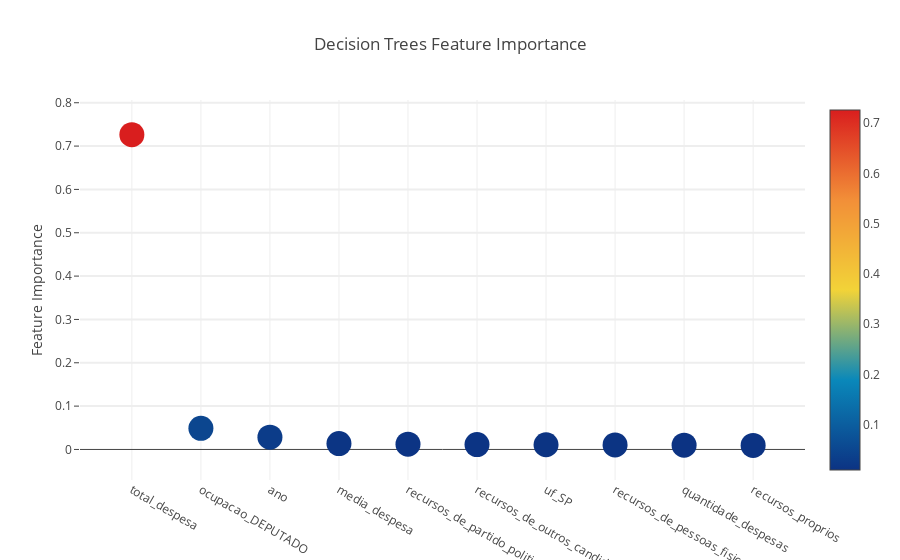
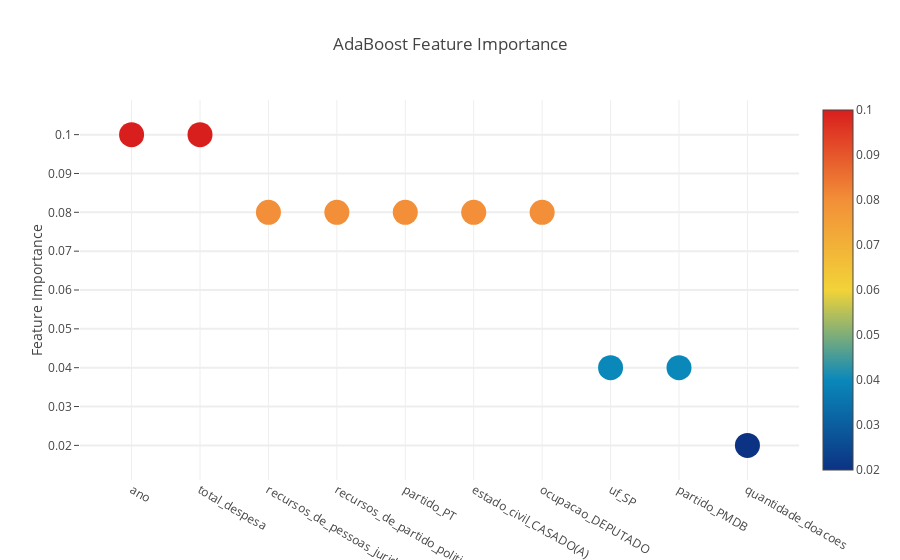
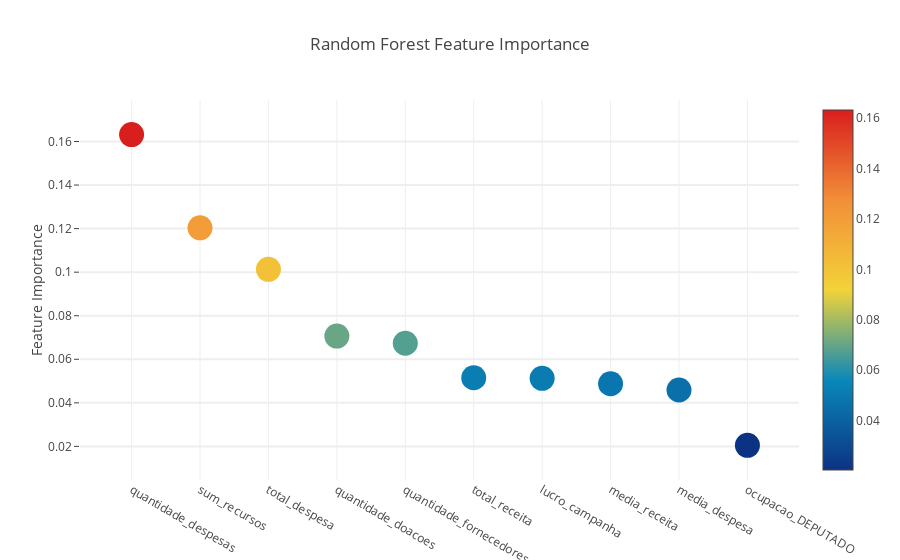
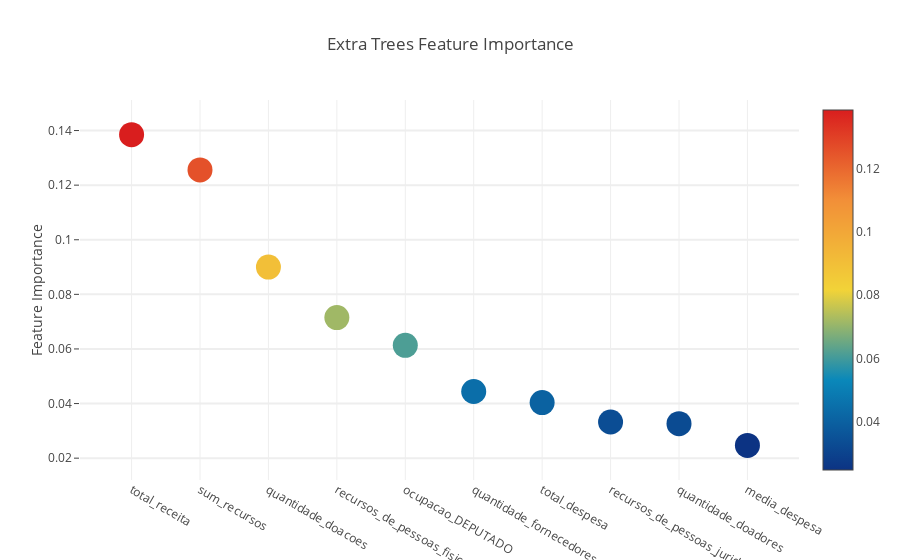

The cell these charts' notebook holds for them, in order:
### Markdown cell above
#### Decision Trees, AdaBoost, Random Forest Classifier e Extra Trees Classifier

### Code cell
dt_clf = dt.get_clf() 
ad_clf = ad.get_clf() 
rf_clf = rf.get_clf() 
et_clf = et.get_clf() 

models = [(dt_clf, ModelsNames.DT), (ad_clf, ModelsNames.ADA), (rf_clf, ModelsNames.RF), (et_clf, ModelsNames.ET)]

for model, model_name in models:
    plot_feature_importances(model, model_name)

### Figure 1 — Plotly figure (JSON) as saved in the notebook; plotly's stock layout.template omitted (floating-point values rounded to 4 significant figures)
{"data": [{"marker": {"cauto": true, "cmax": 0.7264, "cmin": 0.009436, "color": [0.7264, 0.04879, 0.02833, 0.01366, 0.0122, 0.01129, 0.01095, 0.01056, 0.009963, 0.009436], "colorscale": "Portland", "showscale": true, "size": 25, "sizemode": "diameter", "sizeref": 1}, "mode": "markers", "text": ["total_despesa", "ocupacao_DEPUTADO", "ano", "media_despesa", "recursos_de_partido_politico", "recursos_de_outros_candidatos.comites", "uf_SP", "recursos_de_pessoas_fisicas", "quantidade_despesas", "recursos_proprios"], "type": "scatter", "uid": "a500a850-8dcb-4d70-a1e7-ca7c8d6113dc", "x": ["total_despesa", "ocupacao_DEPUTADO", "ano", "media_despesa", "recursos_de_partido_politico", "recursos_de_outros_candidatos.comites", "uf_SP", "recursos_de_pessoas_fisicas", "quantidade_despesas", "recursos_proprios"], "y": [0.7264, 0.04879, 0.02833, 0.01366, 0.0122, 0.01129, 0.01095, 0.01056, 0.009963, 0.009436]}], "layout": {"autosize": true, "hovermode": "closest", "showlegend": false, "title": "Decision Trees Feature Importance", "xaxis": {"autorange": true, "range": [-0.6276, 9.628], "type": "category"}, "yaxis": {"autorange": true, "gridwidth": 2, "range": [-0.08918, 0.8251], "ticklen": 5, "title": "Feature Importance", "type": "linear"}}}

### Figure 2 — Plotly figure (JSON) as saved in the notebook; plotly's stock layout.template omitted (floating-point values rounded to 4 significant figures)
{"data": [{"marker": {"cauto": true, "cmax": 0.1, "cmin": 0.02, "color": [0.1, 0.1, 0.08, 0.08, 0.08, 0.08, 0.08, 0.04, 0.04, 0.02], "colorscale": "Portland", "showscale": true, "size": 25, "sizemode": "diameter", "sizeref": 1}, "mode": "markers", "text": ["ano", "total_despesa", "recursos_de_pessoas_juridicas", "recursos_de_partido_politico", "partido_PT", "estado_civil_CASADO(A)", "ocupacao_DEPUTADO", "uf_SP", "partido_PMDB", "quantidade_doacoes"], "type": "scatter", "uid": "b85167f9-8803-41e2-9aa3-ca02c2f3fa39", "x": ["ano", "total_despesa", "recursos_de_pessoas_juridicas", "recursos_de_partido_politico", "partido_PT", "estado_civil_CASADO(A)", "ocupacao_DEPUTADO", "uf_SP", "partido_PMDB", "quantidade_doacoes"], "y": [0.1, 0.1, 0.08, 0.08, 0.08, 0.08, 0.08, 0.04, 0.04, 0.02]}], "layout": {"autosize": true, "hovermode": "closest", "showlegend": false, "title": "AdaBoost Feature Importance", "xaxis": {"autorange": true, "range": [-0.6283, 9.628], "type": "category"}, "yaxis": {"autorange": true, "gridwidth": 2, "range": [0.008996, 0.111], "ticklen": 5, "title": "Feature Importance", "type": "linear"}}}

### Figure 3 — Plotly figure (JSON) as saved in the notebook; plotly's stock layout.template omitted (floating-point values rounded to 4 significant figures)
{"data": [{"marker": {"cauto": true, "cmax": 0.1632, "cmin": 0.02047, "color": [0.1632, 0.1204, 0.1013, 0.07065, 0.06736, 0.05153, 0.05125, 0.04877, 0.04591, 0.02047], "colorscale": "Portland", "showscale": true, "size": 25, "sizemode": "diameter", "sizeref": 1}, "mode": "markers", "text": ["quantidade_despesas", "sum_recursos", "total_despesa", "quantidade_doacoes", "quantidade_fornecedores", "total_receita", "lucro_campanha", "media_receita", "media_despesa", "ocupacao_DEPUTADO"], "type": "scatter", "uid": "fa655adc-b4a2-459b-9784-3a4522884fb0", "x": ["quantidade_despesas", "sum_recursos", "total_despesa", "quantidade_doacoes", "quantidade_fornecedores", "total_receita", "lucro_campanha", "media_receita", "media_despesa", "ocupacao_DEPUTADO"], "y": [0.1632, 0.1204, 0.1013, 0.07065, 0.06736, 0.05153, 0.05125, 0.04877, 0.04591, 0.02047]}], "layout": {"autosize": true, "hovermode": "closest", "showlegend": false, "title": "Random Forest Feature Importance", "xaxis": {"autorange": true, "range": [-0.6283, 9.628], "type": "category"}, "yaxis": {"autorange": true, "gridwidth": 2, "range": [0.0008441, 0.1828], "ticklen": 5, "title": "Feature Importance", "type": "linear"}}}

### Figure 4 — Plotly figure (JSON) as saved in the notebook; plotly's stock layout.template omitted (floating-point values rounded to 4 significant figures)
{"data": [{"marker": {"cauto": true, "cmax": 0.1385, "cmin": 0.02468, "color": [0.1385, 0.1256, 0.08999, 0.0715, 0.06132, 0.04441, 0.04034, 0.03325, 0.03263, 0.02468], "colorscale": "Portland", "showscale": true, "size": 25, "sizemode": "diameter", "sizeref": 1}, "mode": "markers", "text": ["total_receita", "sum_recursos", "quantidade_doacoes", "recursos_de_pessoas_fisicas", "ocupacao_DEPUTADO", "quantidade_fornecedores", "total_despesa", "recursos_de_pessoas_juridicas", "quantidade_doadores", "media_despesa"], "type": "scatter", "uid": "37b00881-3d0f-48f3-b25d-6d73a59cf8bc", "x": ["total_receita", "sum_recursos", "quantidade_doacoes", "recursos_de_pessoas_fisicas", "ocupacao_DEPUTADO", "quantidade_fornecedores", "total_despesa", "recursos_de_pessoas_juridicas", "quantidade_doadores", "media_despesa"], "y": [0.1385, 0.1256, 0.08999, 0.0715, 0.06132, 0.04441, 0.04034, 0.03325, 0.03263, 0.02468]}], "layout": {"autosize": true, "hovermode": "closest", "showlegend": false, "title": "Extra Trees Feature Importance", "xaxis": {"autorange": true, "range": [-0.6283, 9.628], "type": "category"}, "yaxis": {"autorange": true, "gridwidth": 2, "range": [0.009027, 0.1542], "ticklen": 5, "title": "Feature Importance", "type": "linear"}}}
